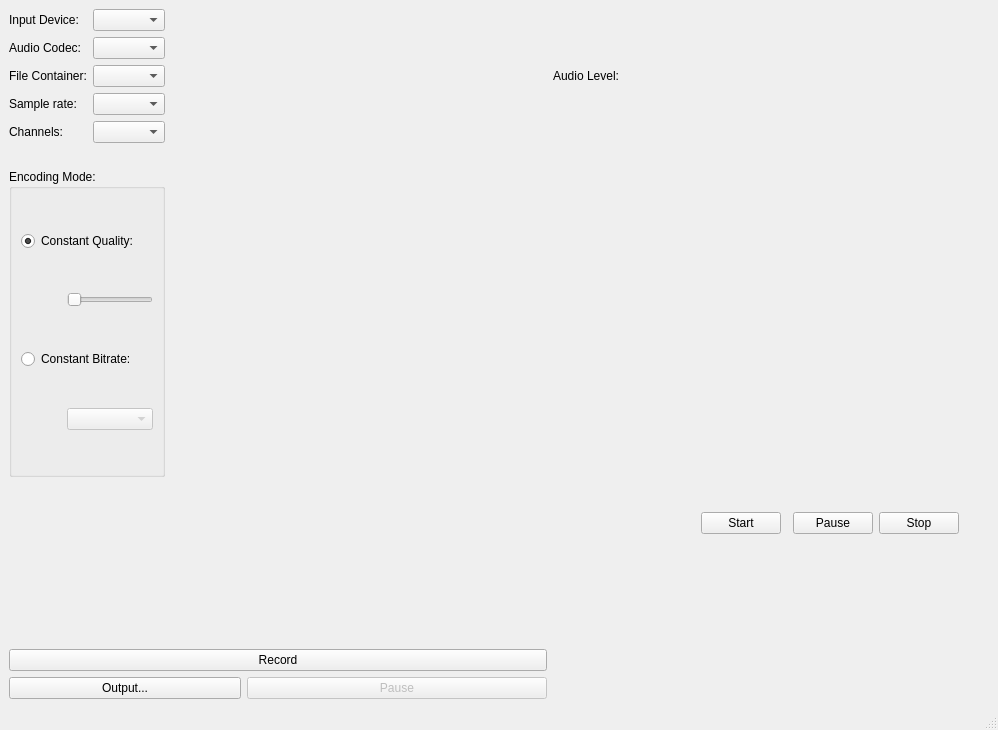
<?xml version="1.0" encoding="UTF-8"?>
<ui version="4.0">
 <class>AudioRecorder</class>
 <widget class="QMainWindow" name="AudioRecorder">
  <property name="geometry">
   <rect>
    <x>0</x>
    <y>0</y>
    <width>998</width>
    <height>730</height>
   </rect>
  </property>
  <property name="windowTitle">
   <string>MainWindow</string>
  </property>
  <widget class="QWidget" name="centralwidget">
   <layout class="QGridLayout" name="gridLayout_3">
    <item row="6" column="0" colspan="3">
     <widget class="QPushButton" name="recordButton">
      <property name="text">
       <string>Record</string>
      </property>
     </widget>
    </item>
    <item row="3" column="2">
     <spacer name="horizontalSpacer_10">
      <property name="orientation">
       <enum>Qt::Horizontal</enum>
      </property>
      <property name="sizeType">
       <enum>QSizePolicy::Fixed</enum>
      </property>
      <property name="sizeHint" stdset="0">
       <size>
        <width>300</width>
        <height>20</height>
       </size>
      </property>
     </spacer>
    </item>
    <item row="0" column="0">
     <layout class="QGridLayout" name="gridLayout_2">
      <property name="sizeConstraint">
       <enum>QLayout::SetDefaultConstraint</enum>
      </property>
      <item row="3" column="0">
       <widget class="QLabel" name="label_4">
        <property name="text">
         <string>Sample rate:</string>
        </property>
       </widget>
      </item>
      <item row="0" column="1">
       <widget class="QComboBox" name="audioDeviceBox"/>
      </item>
      <item row="1" column="0">
       <widget class="QLabel" name="label_2">
        <property name="text">
         <string>Audio Codec:</string>
        </property>
       </widget>
      </item>
      <item row="0" column="0">
       <widget class="QLabel" name="label">
        <property name="text">
         <string>Input Device:</string>
        </property>
       </widget>
      </item>
      <item row="2" column="0">
       <widget class="QLabel" name="label_3">
        <property name="text">
         <string>File Container:</string>
        </property>
       </widget>
      </item>
      <item row="2" column="1">
       <widget class="QComboBox" name="containerBox"/>
      </item>
      <item row="3" column="1">
       <widget class="QComboBox" name="sampleRateBox"/>
      </item>
      <item row="1" column="1">
       <widget class="QComboBox" name="audioCodecBox"/>
      </item>
      <item row="4" column="0">
       <widget class="QLabel" name="label_5">
        <property name="text">
         <string>Channels:</string>
        </property>
       </widget>
      </item>
      <item row="4" column="1">
       <widget class="QComboBox" name="channelsBox"/>
      </item>
     </layout>
    </item>
    <item row="3" column="5">
     <spacer name="horizontalSpacer_6">
      <property name="orientation">
       <enum>Qt::Horizontal</enum>
      </property>
      <property name="sizeType">
       <enum>QSizePolicy::Fixed</enum>
      </property>
      <property name="sizeHint" stdset="0">
       <size>
        <width>80</width>
        <height>10</height>
       </size>
      </property>
     </spacer>
    </item>
    <item row="2" column="1">
     <spacer name="verticalSpacer_5">
      <property name="orientation">
       <enum>Qt::Vertical</enum>
      </property>
      <property name="sizeType">
       <enum>QSizePolicy::Fixed</enum>
      </property>
      <property name="sizeHint" stdset="0">
       <size>
        <width>70</width>
        <height>300</height>
       </size>
      </property>
     </spacer>
    </item>
    <item row="1" column="2" colspan="2">
     <spacer name="horizontalSpacer_12">
      <property name="orientation">
       <enum>Qt::Horizontal</enum>
      </property>
      <property name="sizeType">
       <enum>QSizePolicy::Fixed</enum>
      </property>
      <property name="sizeHint" stdset="0">
       <size>
        <width>40</width>
        <height>20</height>
       </size>
      </property>
     </spacer>
    </item>
    <item row="7" column="4">
     <spacer name="horizontalSpacer_4">
      <property name="orientation">
       <enum>Qt::Horizontal</enum>
      </property>
      <property name="sizeType">
       <enum>QSizePolicy::Fixed</enum>
      </property>
      <property name="sizeHint" stdset="0">
       <size>
        <width>70</width>
        <height>20</height>
       </size>
      </property>
     </spacer>
    </item>
    <item row="0" column="4">
     <spacer name="verticalSpacer_3">
      <property name="orientation">
       <enum>Qt::Vertical</enum>
      </property>
      <property name="sizeType">
       <enum>QSizePolicy::Fixed</enum>
      </property>
      <property name="sizeHint" stdset="0">
       <size>
        <width>20</width>
        <height>40</height>
       </size>
      </property>
     </spacer>
    </item>
    <item row="0" column="5" colspan="4">
     <spacer name="horizontalSpacer_3">
      <property name="orientation">
       <enum>Qt::Horizontal</enum>
      </property>
      <property name="sizeType">
       <enum>QSizePolicy::MinimumExpanding</enum>
      </property>
      <property name="sizeHint" stdset="0">
       <size>
        <width>40</width>
        <height>8</height>
       </size>
      </property>
     </spacer>
    </item>
    <item row="4" column="0" colspan="3">
     <spacer name="horizontalSpacer_8">
      <property name="orientation">
       <enum>Qt::Horizontal</enum>
      </property>
      <property name="sizeType">
       <enum>QSizePolicy::Fixed</enum>
      </property>
      <property name="sizeHint" stdset="0">
       <size>
        <width>450</width>
        <height>10</height>
       </size>
      </property>
     </spacer>
    </item>
    <item row="2" column="0">
     <widget class="QGroupBox" name="groupBox">
      <property name="title">
       <string>Encoding Mode:</string>
      </property>
      <layout class="QGridLayout" name="gridLayout">
       <item row="1" column="0">
        <spacer name="horizontalSpacer_2">
         <property name="orientation">
          <enum>Qt::Horizontal</enum>
         </property>
         <property name="sizeType">
          <enum>QSizePolicy::Fixed</enum>
         </property>
         <property name="sizeHint" stdset="0">
          <size>
           <width>40</width>
           <height>20</height>
          </size>
         </property>
        </spacer>
       </item>
       <item row="2" column="0" colspan="2">
        <widget class="QRadioButton" name="constantBitrateRadioButton">
         <property name="text">
          <string>Constant Bitrate:</string>
         </property>
        </widget>
       </item>
       <item row="3" column="0">
        <spacer name="horizontalSpacer">
         <property name="orientation">
          <enum>Qt::Horizontal</enum>
         </property>
         <property name="sizeType">
          <enum>QSizePolicy::Fixed</enum>
         </property>
         <property name="sizeHint" stdset="0">
          <size>
           <width>40</width>
           <height>20</height>
          </size>
         </property>
        </spacer>
       </item>
       <item row="3" column="1">
        <widget class="QComboBox" name="bitrateBox">
         <property name="enabled">
          <bool>false</bool>
         </property>
        </widget>
       </item>
       <item row="0" column="0" colspan="2">
        <widget class="QRadioButton" name="constantQualityRadioButton">
         <property name="text">
          <string>Constant Quality:</string>
         </property>
         <property name="checked">
          <bool>true</bool>
         </property>
        </widget>
       </item>
       <item row="1" column="1">
        <widget class="QSlider" name="qualitySlider">
         <property name="orientation">
          <enum>Qt::Horizontal</enum>
         </property>
        </widget>
       </item>
      </layout>
     </widget>
    </item>
    <item row="0" column="3">
     <widget class="QLabel" name="levelLabel">
      <property name="text">
       <string>Audio Level:</string>
      </property>
     </widget>
    </item>
    <item row="5" column="3">
     <spacer name="verticalSpacer">
      <property name="orientation">
       <enum>Qt::Vertical</enum>
      </property>
      <property name="sizeType">
       <enum>QSizePolicy::Fixed</enum>
      </property>
      <property name="sizeHint" stdset="0">
       <size>
        <width>20</width>
        <height>100</height>
       </size>
      </property>
     </spacer>
    </item>
    <item row="4" column="9">
     <spacer name="horizontalSpacer_11">
      <property name="orientation">
       <enum>Qt::Horizontal</enum>
      </property>
      <property name="sizeType">
       <enum>QSizePolicy::Expanding</enum>
      </property>
      <property name="sizeHint" stdset="0">
       <size>
        <width>40</width>
        <height>20</height>
       </size>
      </property>
     </spacer>
    </item>
    <item row="7" column="2">
     <widget class="QPushButton" name="pauseButton">
      <property name="enabled">
       <bool>false</bool>
      </property>
      <property name="text">
       <string>Pause</string>
      </property>
     </widget>
    </item>
    <item row="4" column="4">
     <spacer name="verticalSpacer_4">
      <property name="orientation">
       <enum>Qt::Vertical</enum>
      </property>
      <property name="sizeType">
       <enum>QSizePolicy::Fixed</enum>
      </property>
      <property name="sizeHint" stdset="0">
       <size>
        <width>20</width>
        <height>40</height>
       </size>
      </property>
     </spacer>
    </item>
    <item row="7" column="0" colspan="2">
     <widget class="QPushButton" name="outputButton">
      <property name="text">
       <string>Output...</string>
      </property>
     </widget>
    </item>
    <item row="3" column="4">
     <spacer name="verticalSpacer_2">
      <property name="orientation">
       <enum>Qt::Vertical</enum>
      </property>
      <property name="sizeType">
       <enum>QSizePolicy::Fixed</enum>
      </property>
      <property name="sizeHint" stdset="0">
       <size>
        <width>20</width>
        <height>20</height>
       </size>
      </property>
     </spacer>
    </item>
    <item row="3" column="7">
     <spacer name="horizontalSpacer_5">
      <property name="orientation">
       <enum>Qt::Horizontal</enum>
      </property>
      <property name="sizeType">
       <enum>QSizePolicy::Fixed</enum>
      </property>
      <property name="sizeHint" stdset="0">
       <size>
        <width>80</width>
        <height>20</height>
       </size>
      </property>
     </spacer>
    </item>
    <item row="5" column="0" colspan="3">
     <layout class="QVBoxLayout" name="levelsLayout">
      <property name="sizeConstraint">
       <enum>QLayout::SetMinAndMaxSize</enum>
      </property>
     </layout>
    </item>
    <item row="6" column="5">
     <spacer name="horizontalSpacer_9">
      <property name="orientation">
       <enum>Qt::Horizontal</enum>
      </property>
      <property name="sizeHint" stdset="0">
       <size>
        <width>40</width>
        <height>20</height>
       </size>
      </property>
     </spacer>
    </item>
    <item row="0" column="1" colspan="2">
     <widget class="QWidget" name="TestAudio" native="true"/>
    </item>
    <item row="3" column="8">
     <spacer name="horizontalSpacer_7">
      <property name="orientation">
       <enum>Qt::Horizontal</enum>
      </property>
      <property name="sizeType">
       <enum>QSizePolicy::Fixed</enum>
      </property>
      <property name="sizeHint" stdset="0">
       <size>
        <width>80</width>
        <height>20</height>
       </size>
      </property>
     </spacer>
    </item>
    <item row="2" column="2" colspan="7">
     <widget class="QWidget" name="graphe" native="true"/>
    </item>
    <item row="6" column="7" colspan="2">
     <widget class="QWidget" name="creerFormulairePatient" native="true"/>
    </item>
    <item row="4" column="5">
     <widget class="QPushButton" name="Start">
      <property name="text">
       <string>Start</string>
      </property>
     </widget>
    </item>
    <item row="4" column="7">
     <widget class="QPushButton" name="Pause">
      <property name="text">
       <string>Pause</string>
      </property>
     </widget>
    </item>
    <item row="4" column="8">
     <widget class="QPushButton" name="Stop">
      <property name="text">
       <string>Stop</string>
      </property>
     </widget>
    </item>
   </layout>
  </widget>
  <widget class="QStatusBar" name="statusbar"/>
 </widget>
 <resources/>
 <connections>
  <connection>
   <sender>constantQualityRadioButton</sender>
   <signal>toggled(bool)</signal>
   <receiver>qualitySlider</receiver>
   <slot>setEnabled(bool)</slot>
   <hints>
    <hint type="sourcelabel">
     <x>113</x>
     <y>197</y>
    </hint>
    <hint type="destinationlabel">
     <x>115</x>
     <y>223</y>
    </hint>
   </hints>
  </connection>
  <connection>
   <sender>constantBitrateRadioButton</sender>
   <signal>toggled(bool)</signal>
   <receiver>bitrateBox</receiver>
   <slot>setEnabled(bool)</slot>
   <hints>
    <hint type="sourcelabel">
     <x>173</x>
     <y>259</y>
    </hint>
    <hint type="destinationlabel">
     <x>190</x>
     <y>291</y>
    </hint>
   </hints>
  </connection>
  <connection>
   <sender>outputButton</sender>
   <signal>clicked()</signal>
   <receiver>AudioRecorder</receiver>
   <slot>setOutputLocation()</slot>
   <hints>
    <hint type="sourcelabel">
     <x>46</x>
     <y>340</y>
    </hint>
    <hint type="destinationlabel">
     <x>6</x>
     <y>302</y>
    </hint>
   </hints>
  </connection>
  <connection>
   <sender>pauseButton</sender>
   <signal>clicked()</signal>
   <receiver>AudioRecorder</receiver>
   <slot>togglePause()</slot>
   <hints>
    <hint type="sourcelabel">
     <x>252</x>
     <y>334</y>
    </hint>
    <hint type="destinationlabel">
     <x>258</x>
     <y>346</y>
    </hint>
   </hints>
  </connection>
  <connection>
   <sender>recordButton</sender>
   <signal>clicked()</signal>
   <receiver>AudioRecorder</receiver>
   <slot>toggleRecord()</slot>
   <hints>
    <hint type="sourcelabel">
     <x>191</x>
     <y>340</y>
    </hint>
    <hint type="destinationlabel">
     <x>113</x>
     <y>317</y>
    </hint>
   </hints>
  </connection>
 </connections>
 <slots>
  <slot>setOutputLocation()</slot>
  <slot>toggleRecord()</slot>
  <slot>togglePause()</slot>
 </slots>
</ui>
